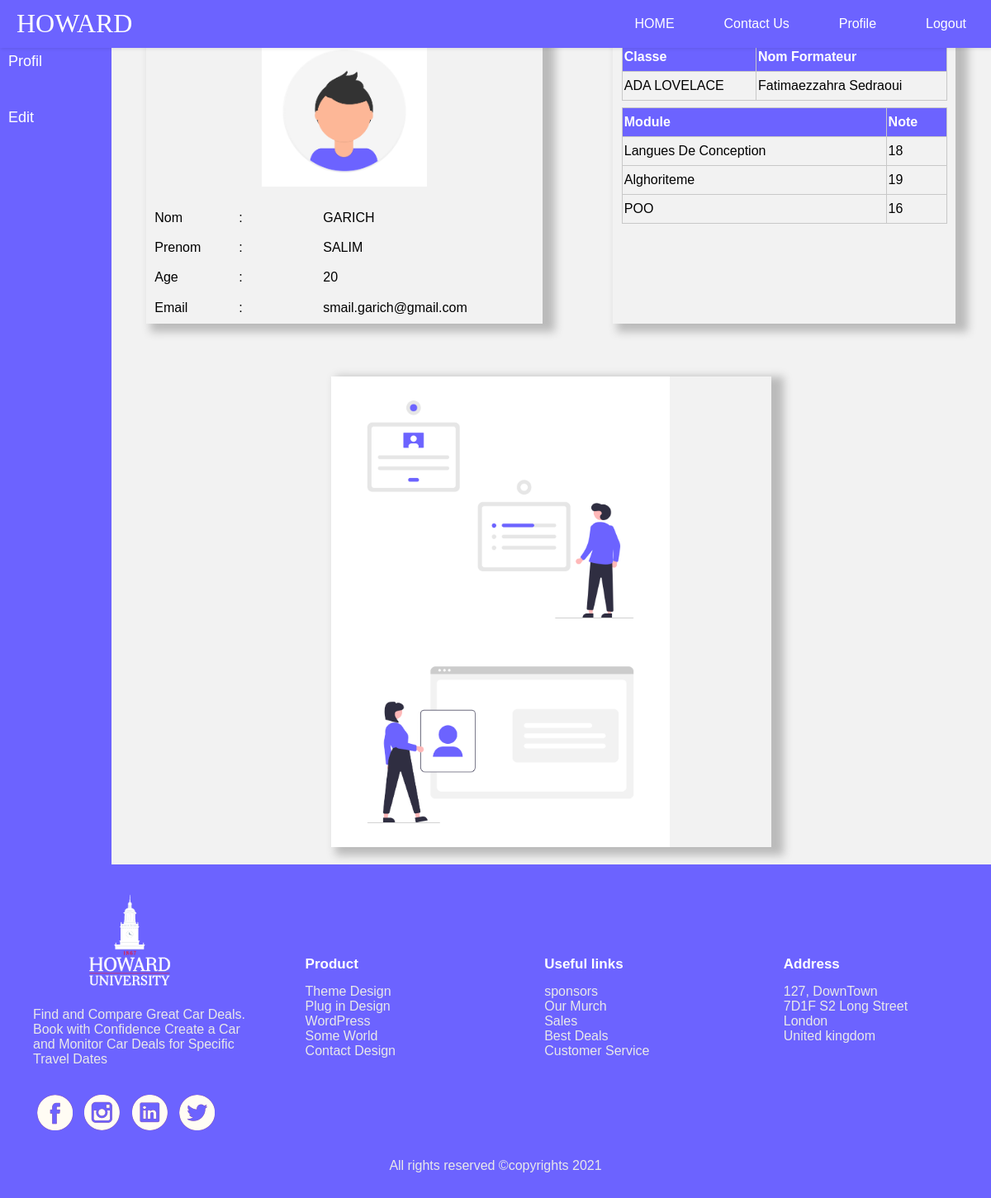
The page /Etudiant_pg.php (signed in) on the database its author committed.
### tables this page shows
CREATE TABLE IF NOT EXISTS `personne` (
  `ID_PERSON` int(11) NOT NULL AUTO_INCREMENT,
  `NOM` varchar(50) DEFAULT NULL,
  `PRENOM` varchar(50) DEFAULT NULL,
  `AGE` int(11) DEFAULT NULL,
  `EMAIL` varchar(50) DEFAULT NULL,
  `PASSWORD` varchar(50) DEFAULT NULL,
  PRIMARY KEY (`ID_PERSON`)
);

CREATE TABLE IF NOT EXISTS `classe_etd` (
  `ID_CLASSE_ETD` int(11) NOT NULL AUTO_INCREMENT,
  `ID_FORMATEUR` int(11) NOT NULL,
  `NOM` varchar(100) DEFAULT NULL,
  PRIMARY KEY (`ID_CLASSE_ETD`,`ID_FORMATEUR`),
  KEY `FK_Formateur_Classe` (`ID_FORMATEUR`)
);

CREATE TABLE IF NOT EXISTS `notes` (
  `ID_NOTE` int(11) NOT NULL AUTO_INCREMENT,
  `ID_FORMATEUR` int(11) NOT NULL,
  `ID_ETUDIANT` int(11) NOT NULL,
  `ID_MODULE` int(11) NOT NULL,
  `NOTE` float DEFAULT NULL,
  PRIMARY KEY (`ID_NOTE`),
  KEY `FK_Formateur_note` (`ID_FORMATEUR`),
  KEY `FK_Etudiant_note` (`ID_ETUDIANT`),
  KEY `FK_Module_note` (`ID_MODULE`)
);

CREATE TABLE IF NOT EXISTS `module` (
  `ID_MODULE` int(11) NOT NULL AUTO_INCREMENT,
  `NOM_MODULE` varchar(50) DEFAULT NULL,
  PRIMARY KEY (`ID_MODULE`)
);

### Etudiant_pg.php (the view, shortened to what this page needs)
<!DOCTYPE html>
<html lang="en">
	<head>
		<link rel="stylesheet" href="sass/navbar.css" />
		<link rel="stylesheet" href="sass/footer.css">
        <link rel="stylesheet" href="sass/main.css">
        <link rel="stylesheet" href="sass/Etudiant_sass.css">
<?php
	include("includ_html/hedar.php");
	$db = mysqli_connect('localhost', 'root', '', 'brief4_conception');
	$email = "";
	$id = 0;
	$emailErr = "";
	$passErr = "";
	$dash=isset($_GET['dash']) ? $_GET['dash'] : 0;
	if(!empty($_SESSION['ID_ETD'])){
		$ID_ETD = $_SESSION['ID_ETD'];
		$results = mysqli_query($db,"SELECT personne.* FROM personne INNER JOIN personne_etud on personne.ID_PERSON = personne_etud.ID_PERSON WHERE personne_etud.ID_ETUDIANT=$ID_ETD");
    	$results2 = mysqli_query($db,"SELECT classe_etd.ID_CLASSE_ETD,classe_etd.NOM,personne_formateur.ID_FORMATEUR,CONCAT(personne.PRENOM ,' ', personne.NOM) AS Full_Name FROM classe_etd  INNER JOIN personne_formateur on personne_formateur.ID_FORMATEUR=classe_etd.ID_FORMATEUR INNER JOIN personne_etud on personne_etud.ID_ClasseETD=classe_etd.ID_CLASSE_ETD RIGHT JOIN personne on personne.ID_PERSON = personne_formateur.ID_PERSON WHERE personne_etud.ID_ETUDIANT = $ID_ETD");
		$results3 = mysqli_query($db,"SELECT module.NOM_MODULE,notes.NOTE FROM notes INNER JOIN module on notes.ID_MODULE= module.ID_MODULE WHERE notes.ID_ETUDIANT=$ID_ETD");
		$row = mysqli_fetch_array($results);
		$nom_e = $row['NOM'];
		$pren_e=$row['PRENOM'];
		$age = $row['AGE'];
		$emal_e=$row['EMAIL'];
	while($row = mysqli_fetch_array($results2)){
		$Nom_classe = $row['NOM'];
		$Nom_Formateur = $row['Full_Name'];
	}
	?>
	<div class="contant">
		<div class="dashb">
			<a href="Etudiant_pg.php?dash=1"><div>Profil</div></a>
			<a href="Etudiant_pg.php?dash=2"><div>Edit</div></a>
		</div>
		<div class="div_cont">
		<div class="contant">
			<div class="info profil_card">
				<div class="imgP">
					<img src="img/profil.png" alt="">
				</div>
				<div class=Info_P>
					<table>
						<tr>
							<td>Nom</td>
							<td>:</td>
							<td><?php echo $nom_e; ?></td>
						</tr>
						<tr>
							<td>Prenom</td>
							<td>:</td>
							<td><?php echo $pren_e; ?></td>
						</tr>
						<tr>
							<td>Age</td>
							<td>:</td>
							<td><?php echo $age; ?></td>
						</tr>
						<tr>
							<td>Email</td>
							<td>:</td>
							<td><?php echo $emal_e; ?></td>
						</tr>
						<?php
					}else {
							header('Location:index.php');
						} ?>
					</table>
				</div>
			</div>
			<div class="info">
				<div class="tabl_classe">
					<table>
							<tr>
								<th>Classe</th>
								<th>Nom Formateur</th>
							</tr>
							<tr>
								<td><?php echo $Nom_classe; ?></td>
								<td><?php echo $Nom_Formateur; ?></td>
							</tr>
					</table>
				</div>
						<div class="tabl_classe">
							<table>
								<thead>
									<tr>
										<th>Module</th>
										<th>Note</th>
									</tr>
								</thead>
								<?php while ($row_n = mysqli_fetch_array($results3)) { ?>
									<tr>
										<td><?php echo $row_n['NOM_MODULE']; ?></td>
										<td><?php echo $row_n['NOTE']; ?></td>
									</tr>
								<?php } ?>
							</table>
						</div>
				</div>
			</div>
			<?php if ($dash == 2){
				if (isset($_SESSION['up'])){ ?>
				<div class="msg">
				<?php
					echo $_SESSION['up'];
					unset($_SESSION['up']);
				?>
	</div>
    <?php } ?>
	<form method="POST" action="?dash=2" >
	<input type="hidden" name="id" value="<?php echo $id; ?>">
		<div class="input-group">
			<label>Email</label>
			<input type="text" name="email" value="<?php echo $email; ?>">
			<span><?php echo $emailErr; ?></span>
		</div>
		<div class="input-group">
			<label>Password</label>
			<input type="password" name="newpass" value="" placeholder="New Password">
			<br><br>
			<input type="password" name="reptpass" value="" placeholder="Repet New Password">
			<br><br>
			<span><?php echo $passErr; ?></span>
		</div>
		<div class="input-group">
	<button class="btn" type="submit" name="update" style="background: #556B2F;" >update</button>
		</div>
		<?php  }else {  ?>
			<div class="btm_div">
				<img src="img/profil1.png" alt="">
				<img src="img/profil2.png" alt="">
			</div>
		</div>
		<?php } ?>
		</div>
	<?php include("includ_html/footer_html.php"); ?>

### includ_html/hedar.php (shortened to what this page needs)
</head>
<body>
	<header class="header">
		<a href="" class="logo">HOWARD</a>
		<ul class="menu">
               <?php if(!empty($_SESSION['ID_FRM']) || !empty($_SESSION['ID_ETD']) || !empty($_SESSION['ID_ADM']) ){ ?>
                   <li><a href="<?php echo $_SESSION['LogOut']; ?>"  >Logout </a></li>
                   <li><a href="<?php echo $_SESSION['Profil']; ?>">Profile</a></li>
                   <?php } else { ?>
			<li><a href="page_login.php">Login</a></li>
               <?php } ?>
			<li><a href="Page_contactUS.php">Contact Us</a></li>
			<li><a href="index.php">HOME</a></li>
		</ul>
	</header>

### includ_html/footer_html.php
<footer class="">
			<div class="footer">
				<div class="footer-section footer1">
					<img id="logo-footer" src="img/howard_social2.png" alt="logo" />
					<p>
							Find and Compare Great Car Deals. <br>
							Book with Confidence Create a Car <br>
							and Monitor Car Deals for Specific Travel Dates
					</p>
					<br />
					<a class="socials" href="#"
						><img src="img/facebook.png" alt=""
					/></a>
					<a class="socials" href="#"
						><img src="img/instagram.png" alt=""
					/></a>
					<a class="socials" href="#"
						><img src="img/linkedin.png" alt=""
					/></a>
					<a class="socials" href="#"
						><img src="img/Twitter.png" alt=""
					/></a>
				</div>
				<div class="footer-section footer2">
					<ul class="boxFooter">
						<h2>Product</h2>
						<li><a href="#">Theme Design</a></li>
						<li><a href="#">Plug in Design</a></li>
						<li><a href="#">WordPress</a></li>
						<li><a href="#">Some World</a></li>
						<li><a href="#">Contact Design</a></li>
					</ul>
				</div>
				<div class="footer-section footer3">
					<ul class="boxFooter">
						<h2>Useful links</h2>
						<li><a href="#">sponsors</a></li>
						<li><a href="#">Our Murch</a></li>
						<li><a href="#">Sales</a></li>
						<li><a href="#">Best Deals</a></li>
						<li><a href="#">Customer Service</a></li>
					</ul>
				</div>
				<div class="footer-section footer4">
					<ul class="boxFooter">
						<h2>Address</h2>
						<li><a href="#">127, DownTown</a></li>
						<li><a href="#">7D1F S2 Long Street</a></li>
						<li><a href="#">London</a></li>
						<li><a href="#">United kingdom</a></li>
					</ul>
				</div>
			</div>
			<div class="footer-bottom">
				All rights reserved &copy;copyrights 2021
			</div>
		</footer>
	</body>
</html>

### sass/navbar.css (style rules this page uses)
body { margin: 0; font-family: Helvetica, sans-serif; background-color: #f2f2f2; }
a { color: white; }
.logo { font-family: "Times New Roman", Times, serif; }
.header { background-color: #6c63ff; -webkit-box-shadow: 1px 1px 4px 0 rgba(0, 0, 0, 0.1); box-shadow: 1px 1px 4px 0 rgba(0, 0, 0, 0.1); position: fixed; width: 100%; z-index: 3; }
.header ul { margin: 0; padding: 0; list-style: none; overflow: hidden; background-color: #6c63ff; }
.header .logo { display: block; float: left; font-size: 2em; padding: 10px 20px; text-decoration: none; }
.header li a { display: block; padding: 20px 20px; text-decoration: none; }
.header .menu { clear: both; max-height: 0; -webkit-transition: max-height 0.2s ease-out; transition: max-height 0.2s ease-out; }
@media screen and (min-width: 768px) { .header li { float: left; } }
@media screen and (min-width: 768px) { .header li a { padding: 20px 30px; } }
@media screen and (min-width: 768px) { .header .menu { clear: none; float: right; max-height: none; } }
@media screen and (min-width: 768px) { .header li { clear: none; float: right; max-height: none; } }

### sass/footer.css (style rules this page uses)
.footer { display: -webkit-box; display: -ms-flexbox; display: flex; -webkit-box-orient: horizontal; -webkit-box-direction: normal; -ms-flex-flow: row wrap; flex-flow: row wrap; color: white; background-color: #6c63ff; padding-left: 10px; padding-right: 10px; }
.footer .footer1 .socials { padding: 5px; }
.footer .footer1 #logo-footer { width: 90%; }
.footer .footer-section { width: 22%; padding-left: 30px; padding-top: 30px; position: relative; }
.footer .footer-section .boxFooter li a { text-decoration: none; color: #e9e9e9; }
.footer .footer-section p { color: #e9e9e9; font-family: Arial, Helvetica, sans-serif; }
.footer .footer-section h2 { font-weight: 600; font-size: 17px; font-family: Arial, Helvetica, sans-serif; }
.footer .footer-section ul { list-style: none; }
.footer .footer2 { position: relative; top: 65px; }
.footer .footer3 { position: relative; top: 65px; }
.footer .footer4 { position: relative; top: 65px; }
.footer a { text-decoration: none; font-family: Arial, Helvetica, sans-serif; }
.footer-bottom { text-align: center; color: #e9e9e9; padding: 30px; font-family: Arial, Helvetica, sans-serif; background-color: #6c63ff; }

### Nouveau dossier/Etudiant_sass.css (style rules this page uses)
.info { width: 50%; margin-left: 10%; -webkit-box-shadow: 10px 5px 10px 5px #bbbbbb; box-shadow: 10px 5px 10px 5px #bbbbbb; margin: 4%; }
.info .tabl_classe table { width: 95%; border-collapse: collapse; text-align: left; margin: 2% auto 2%; }
.info .tabl_classe tr { border-bottom: 1px solid #cbcbcb; }
.info .tabl_classe th { background-color: #6c63ff; color: white; border: solid 1px #c8c8c8; height: 30px; padding: 2px; }
.info .tabl_classe td { border: solid 1px #c8c8c8; height: 30px; padding: 2px; }
.info .imgP { width: 200px; }
.info .imgP img { width: 200px; }
.Info_P { width: 480px; }
.Info_P table { margin-top: 15px; }
.Info_P td { padding: 2% 2%; width: 100px; }
.Info_P td:last-child { width: 200px; }
.contant { position: relative; width: 100%; display: -webkit-box; display: -ms-flexbox; display: flex; }
.contant .dashb { padding-top: 3%; width: 12%; background: #6c63ff; }
.contant .dashb a { text-decoration: none; margin-left: 20px; }
.contant .dashb a div { width: 90%; height: 30px; padding: 10px 10px; -webkit-box-align: center; -ms-flex-align: center; align-items: center; font-size: 18px; }
.div_cont { width: 95%; }
.btm_div { display: -webkit-box; display: -ms-flexbox; display: flex; -ms-flex-wrap: wrap; flex-wrap: wrap; width: 50%; margin: 2% auto 2%; -webkit-box-shadow: 10px 5px 10px 5px #bbbbbb; box-shadow: 10px 5px 10px 5px #bbbbbb; }
.btm_div img { width: 410px; }
.profil_card { display: -webkit-box; display: -ms-flexbox; display: flex; -ms-flex-wrap: wrap; flex-wrap: wrap; -ms-flex-pack: distribute; justify-content: space-around; }

### rows shown on the page
personne: NOM "GARICH", PRENOM "SALIM", AGE "20", EMAIL "smail.garich@gmail.com"
classe_etd: NOM "ADA LOVELACE"
notes: ID_MODULE.NOM_MODULE "Langues De Conception", NOTE "18"
notes: ID_MODULE.NOM_MODULE "Alghoriteme", NOTE "19"
notes: ID_MODULE.NOM_MODULE "POO", NOTE "16"

### other values the page prints
$Nom_Formateur "Fatimaezzahra Sedraoui"
